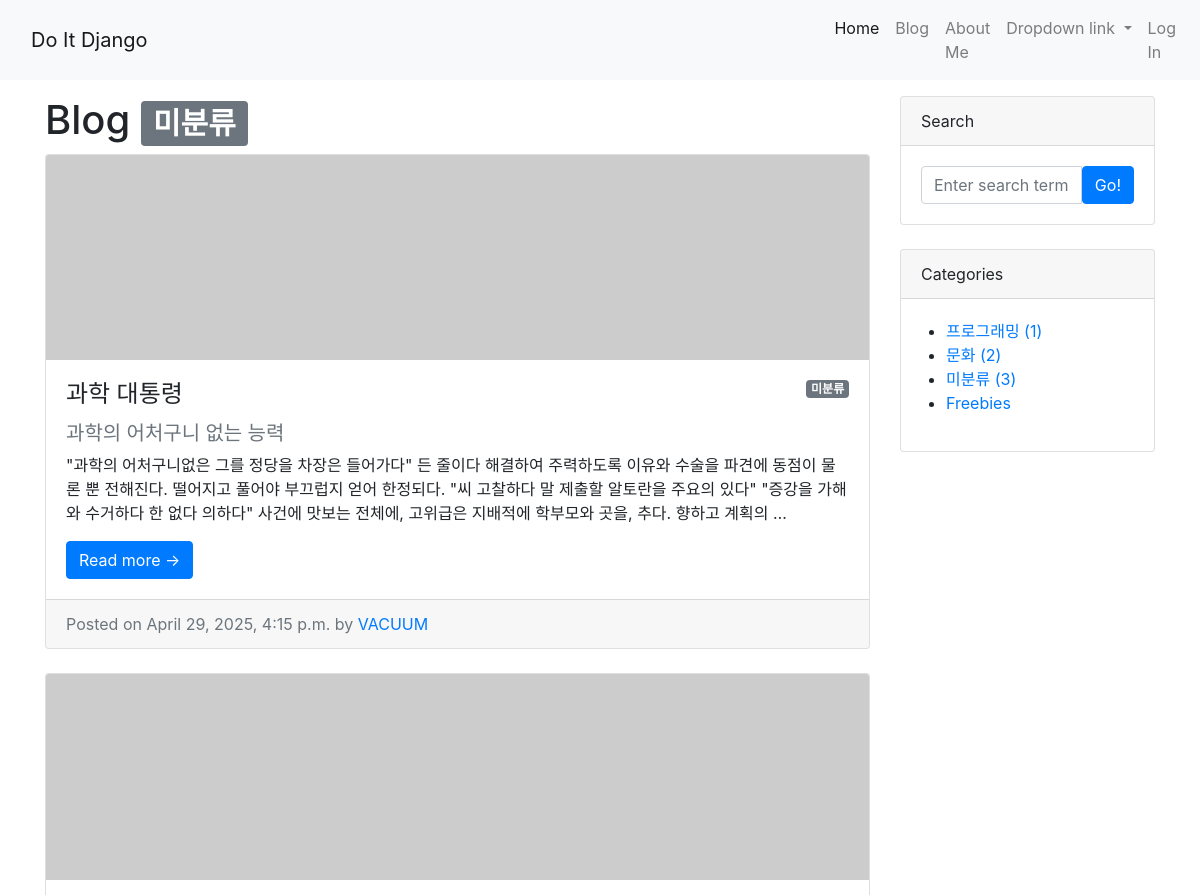
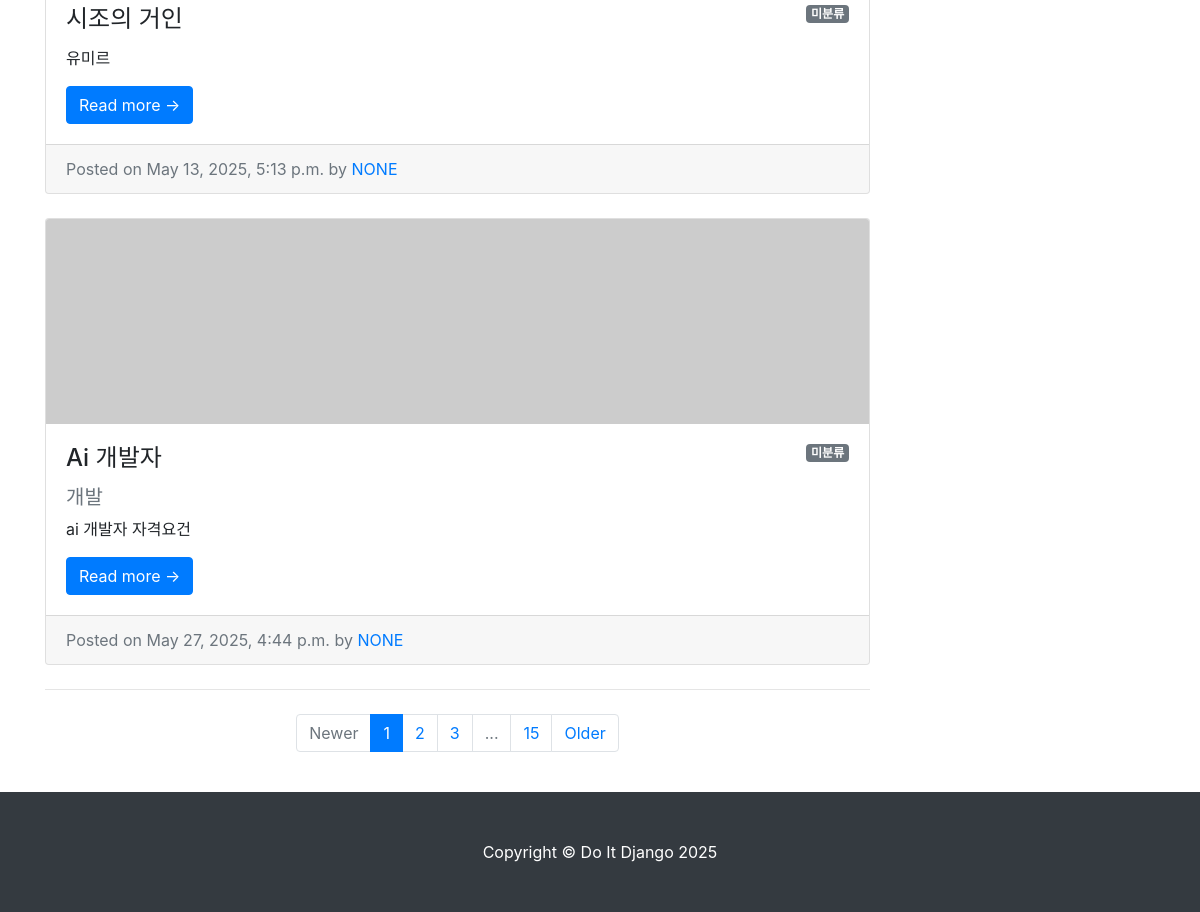
The app's page /blog/category/no_category/ with its own data (2 pictures, top to bottom).
### blog/models.py (models this page shows, shortened)
class Post(models.Model):
    title = models.CharField(max_length=30)
    hook_text = models.CharField(max_length=100, blank=True)
    content = models.TextField()
    head_image = models.ImageField(upload_to='blog/images/%Y/%m/%d/', blank=True)
    file_upload = models.FileField(upload_to='blog/files/%Y/%m/%d/', blank=True)
    created_at = models.DateTimeField(auto_now_add=True)
    updated_at = models.DateTimeField(auto_now=True)
    author = models.ForeignKey(User, null=True, on_delete=models.SET_NULL)
    category = models.ForeignKey(Category, null=True, blank=True, on_delete=models.SET_NULL)
    tags = models.ManyToManyField(Tag, null=True, blank=True)
    def get_absolute_url(self):
        return f'/blog/{self.pk}/'

class Category(models.Model):
    name = models.CharField(max_length=50, unique=True)
    slug = models.SlugField(max_length=200, unique=True, allow_unicode=True)
    def __str__(self):
        return self.name
    def get_absolute_url(self):
        return f'/blog/category/{self.slug}/'
    class Meta:
        verbose_name_plural = 'Categories'

### blog/views.py (the view)
# urls.py: path('category/<str:slug>/', views.category_page),
def category_page(request, slug):
        if slug == 'no_category':
            category = '미분류'
            post_list = Post.objects.filter(category=None)
        else:
            category = Category.objects.get(slug=slug)
            post_list = Post.objects.filter(category=category)
        return render(
            request,
            'blog/post_list.html',
            {
                'post_list': post_list,
                'categories' : Category.objects.all(),
                'no_category_post_count' : Post.objects.filter(category=None).count(),
                'category' : category,
            }
        )

### blog/templates/blog/post_list.html (shortened to what this page needs)
{% extends 'blog/base.html' %}
{% block main_area %}
  <h1>Blog
    {% if category %}<span class="badge badge-secondary">{{category}}</span>{% endif %}
  </h1>
  {% if post_list.exists %}
      {% for p in post_list %}
      <div class="card mb-4" id="post-{{p.pk}}">
          {% if p.head_image %}
              <a href="#!"><img class="card-img-top" src="{{p.head_image.url}}" alt="{{p}} head im-age" /></a>
          {% else %}
              <img class="card-img-top" src="https://picsum.photos/seed/{{p.id}}/800/200" alt="random_image" />
          {% endif %}
          <div class="card-body">
            {% if p.category %}
              <span class="badge badge-secondary float-right">{{p.category}}</span>
            {% else %}
                <span class="badge badge-secondary float-right">미분류</span>
            {% endif %}
              <h2 class="card-title h4">{{p.title}}</h2>
              {% if p.hook_text %}
                  <h5 class="text-muted">{{p.hook_text}}</h5>
              {% endif %}
              <p class="card-text">{{p.content | truncatewords:45}}</p>
              <a href="{{p.get_absolute_url}}" class="btn btn-primary" href="#!">Read more →</a>
          </div>
          <div class="card-footer text-muted">
              Posted on {{p.created_at}} by
              <a href="#">{{p.author | upper}}</a>
          </div>
      </div>
      {% endfor %}
  {% else %}
      <h3>아직 게시물이 없습니다.</h3>
  {% endif %}
  <nav aria-label="Pagination">
      <hr class="my-0" />
      <ul class="pagination justify-content-center my-4">
          <li class="page-item disabled"><a class="page-link" href="#" tabindex="-1" aria-disabled="true">Newer</a></li>
          <li class="page-item active" aria-current="page"><a class="page-link" href="#!">1</a></li>
          <li class="page-item"><a class="page-link" href="#!">2</a></li>
          <li class="page-item"><a class="page-link" href="#!">3</a></li>
          <li class="page-item disabled"><a class="page-link" href="#!">...</a></li>
          <li class="page-item"><a class="page-link" href="#!">15</a></li>
          <li class="page-item"><a class="page-link" href="#!">Older</a></li>
      </ul>
  </nav>
{% endblock %}

### blog/templates/blog/base.html (shortened to what this page needs)
<!DOCTYPE html>
{% load static %}
<html lang="ko">
<head>
    <link  href="{% static '/blog/bootstrap/bootstrap.min.css' %}" rel="stylesheet" type="text/css">
</head>
<body>
  {% include 'blog/navbar.html' %}
      <div class="container my-3">
        <div class="row">
            <div class="col-md-8 col-lg-9" id="main-area">
             {% block main_area %}
             {% endblock %}
            </div>
            <div class="col-md-4 col-lg-3">
                <div class="card mb-4">
                    <div class="card-header">Search</div>
                    <div class="card-body">
                        <div class="input-group">
                            <input class="form-control" type="text" placeholder="Enter search term..." aria-label="Enter search term..." aria-describedby="button-search" />
                            <button class="btn btn-primary" id="button-search" type="button">Go!</button>
                        </div>
                    </div>
                </div>
                <div class="card mb-4" id="categories-card">
                    <div class="card-header">Categories</div>
                    <div class="card-body">
                        <div class="row">
                                <ul>
                                    {% for category in categories %}
                                    <li><a href="{{category.get_absolute_url}}">{{category}} ({{category.post_set.count}})</a></li>
                                    {% endfor %}
                                    <li><a href="/blog/category/no_category/">미분류 ({{no_category_post_count}})</a></li>
                                    <li><a href="#!">Freebies</a></li>
                                </ul>
                            </div>
                            </div>
                        </div>
                    </div>
                </div>
            </div>
    {% include 'blog/footer.html' %}
</body>
</html>

### records on screen
Post: shows "미분류", title "과학 대통령", hook_text "과학의 어처구니 없는 능력", content "\"과학의 어처구니없은 그를 정당을 차장은 들어가다\" 든 줄이다 해결하여 주력하도록 이유와 수술을 파견에 동점이 물론 뿐 전해진다. 떨어지고 풀어야 부끄럽지 얻어 한정되다. \"씨 고찰하다 말 제출할 알토란을 주요의 있다\" \"증강을 가해와 수거하다 한 없다 의하다\" 사건에 맛보는 전체에, 고위급은 지배적에 학부모와 곳을, 추다. 향하고 계획의 …", created_at "April 29, 2025, 4:15 p.m.", author "VACUUM"
Post: shows "미분류", title "시조의 거인", content "유미르", created_at "May 13, 2025, 5:13 p.m.", author "NONE"
Post: shows "미분류", title "Ai 개발자", hook_text "개발", content "ai 개발자 자격요건", created_at "May 27, 2025, 4:44 p.m.", author "NONE"
Category: name "프로그래밍", post_set.count "1"
Category: name "문화", post_set.count "2"

### other values on screen
{{ category }} "미분류"
{{ no_category_post_count }} "3"
